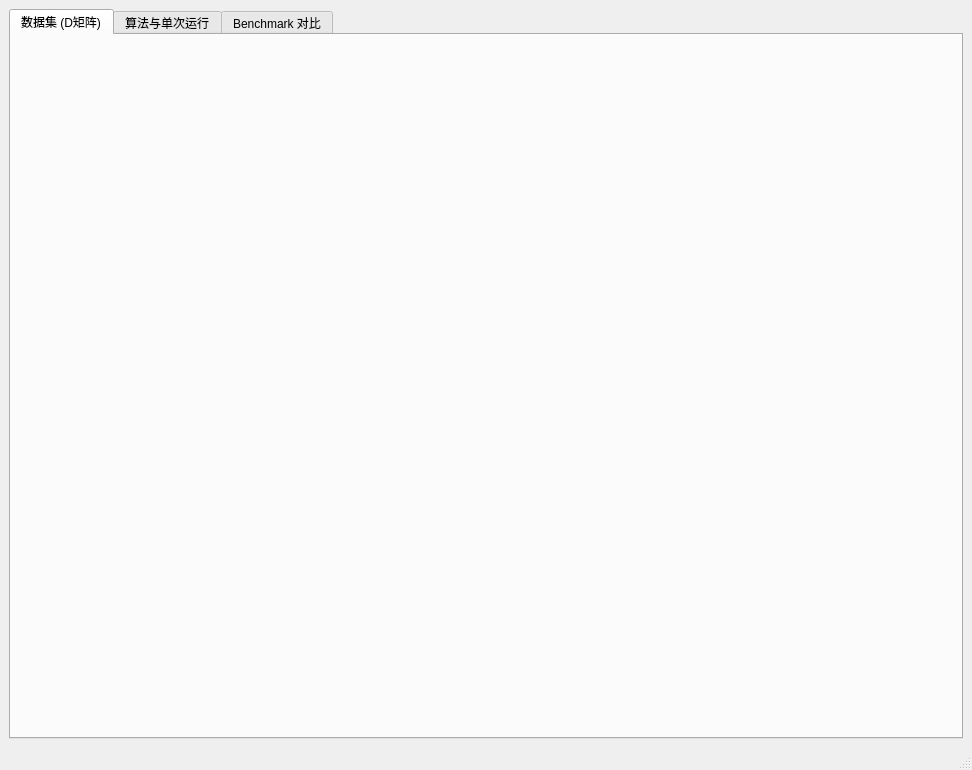
<?xml version="1.0" encoding="UTF-8"?>
<ui version="4.0">
 <class>MainWindow</class>
 <widget class="QMainWindow" name="MainWindow">
  <property name="geometry">
   <rect>
    <x>0</x>
    <y>0</y>
    <width>972</width>
    <height>770</height>
   </rect>
  </property>
  <property name="windowTitle">
   <string>D-Matrix Test Point Optimization Demo</string>
  </property>
  <widget class="QWidget" name="centralwidget">
   <layout class="QVBoxLayout" name="verticalLayoutRoot">
    <item>
     <widget class="QTabWidget" name="tabWidget">
      <property name="currentIndex">
       <number>0</number>
      </property>
      <widget class="QWidget" name="tabDataset">
       <attribute name="title">
        <string>数据集 (D矩阵)</string>
       </attribute>
       <layout class="QVBoxLayout" name="layoutDataset"/>
      </widget>
      <widget class="QWidget" name="tabAlgorithms">
       <attribute name="title">
        <string>算法与单次运行</string>
       </attribute>
       <layout class="QVBoxLayout" name="layoutAlgos"/>
      </widget>
      <widget class="QWidget" name="tabBenchmark">
       <attribute name="title">
        <string>Benchmark 对比</string>
       </attribute>
       <layout class="QVBoxLayout" name="layoutBench"/>
      </widget>
     </widget>
    </item>
   </layout>
  </widget>
  <widget class="QMenuBar" name="menubar">
   <property name="geometry">
    <rect>
     <x>0</x>
     <y>0</y>
     <width>972</width>
     <height>26</height>
    </rect>
   </property>
  </widget>
  <widget class="QStatusBar" name="statusbar"/>
 </widget>
 <resources/>
 <connections/>
</ui>
